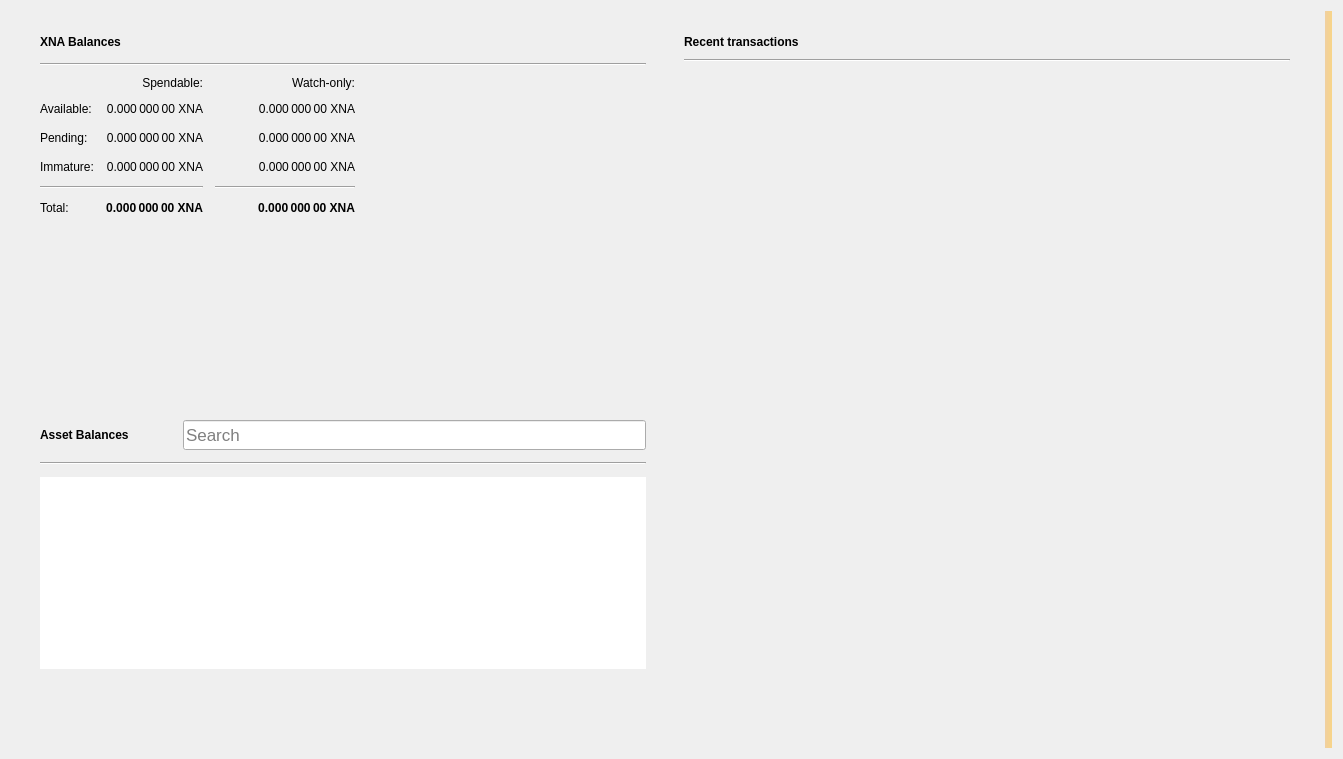
<?xml version="1.0" encoding="UTF-8"?>
<ui version="4.0">
 <class>OverviewPage</class>
 <widget class="QWidget" name="OverviewPage">
  <property name="geometry">
   <rect>
    <x>0</x>
    <y>0</y>
    <width>1343</width>
    <height>759</height>
   </rect>
  </property>
  <property name="minimumSize">
   <size>
    <width>760</width>
    <height>0</height>
   </size>
  </property>
  <property name="windowTitle">
   <string>Form</string>
  </property>
  <property name="autoFillBackground">
   <bool>false</bool>
  </property>
  <layout class="QGridLayout" name="gridLayout_3">
   <item row="0" column="1">
    <layout class="QVBoxLayout" name="verticalLayout_7">
     <property name="spacing">
      <number>0</number>
     </property>
     <property name="leftMargin">
      <number>0</number>
     </property>
     <property name="topMargin">
      <number>0</number>
     </property>
     <property name="rightMargin">
      <number>0</number>
     </property>
     <property name="bottomMargin">
      <number>0</number>
     </property>
     <item>
      <layout class="QHBoxLayout" name="horizontalLayout" stretch="0,0">
       <property name="spacing">
        <number>20</number>
       </property>
       <property name="sizeConstraint">
        <enum>QLayout::SetMinAndMaxSize</enum>
       </property>
       <property name="leftMargin">
        <number>20</number>
       </property>
       <property name="topMargin">
        <number>20</number>
       </property>
       <property name="rightMargin">
        <number>20</number>
       </property>
       <property name="bottomMargin">
        <number>20</number>
       </property>
       <item>
        <layout class="QVBoxLayout" name="verticalLayout_2">
         <property name="spacing">
          <number>0</number>
         </property>
         <property name="rightMargin">
          <number>0</number>
         </property>
         <item>
          <widget class="QFrame" name="frame">
           <property name="sizePolicy">
            <sizepolicy hsizetype="Preferred" vsizetype="Preferred">
             <horstretch>0</horstretch>
             <verstretch>0</verstretch>
            </sizepolicy>
           </property>
           <property name="minimumSize">
            <size>
             <width>350</width>
             <height>180</height>
            </size>
           </property>
           <property name="frameShape">
            <enum>QFrame::NoFrame</enum>
           </property>
           <property name="frameShadow">
            <enum>QFrame::Raised</enum>
           </property>
           <property name="lineWidth">
            <number>5</number>
           </property>
           <layout class="QVBoxLayout" name="verticalLayout_4">
            <property name="spacing">
             <number>10</number>
            </property>
            <property name="topMargin">
             <number>0</number>
            </property>
            <property name="bottomMargin">
             <number>0</number>
            </property>
            <item>
             <layout class="QHBoxLayout" name="horizontalLayout_4">
              <property name="spacing">
               <number>6</number>
              </property>
              <item>
               <widget class="QLabel" name="xnaBalancesLabel">
                <property name="font">
                 <font>
                  <weight>75</weight>
                  <bold>true</bold>
                 </font>
                </property>
                <property name="text">
                 <string>XNA Balances</string>
                </property>
               </widget>
              </item>
              <item>
               <widget class="QPushButton" name="labelWalletStatus">
                <property name="enabled">
                 <bool>true</bool>
                </property>
                <property name="maximumSize">
                 <size>
                  <width>30</width>
                  <height>16777215</height>
                 </size>
                </property>
                <property name="toolTip">
                 <string>The displayed information may be out of date. Your wallet automatically synchronizes with the Neurai network after a connection is established, but this process has not completed yet.</string>
                </property>
                <property name="text">
                 <string/>
                </property>
                <property name="icon">
                 <iconset>
                  <normaloff>:/icons/warning</normaloff>
                  <disabledoff>:/icons/warning</disabledoff>:/icons/warning</iconset>
                </property>
                <property name="iconSize">
                 <size>
                  <width>24</width>
                  <height>24</height>
                 </size>
                </property>
                <property name="flat">
                 <bool>true</bool>
                </property>
               </widget>
              </item>
              <item>
               <spacer name="horizontalSpacer_3">
                <property name="orientation">
                 <enum>Qt::Horizontal</enum>
                </property>
                <property name="sizeHint" stdset="0">
                 <size>
                  <width>40</width>
                  <height>20</height>
                 </size>
                </property>
               </spacer>
              </item>
             </layout>
            </item>
            <item>
             <widget class="Line" name="line_2">
              <property name="orientation">
               <enum>Qt::Horizontal</enum>
              </property>
             </widget>
            </item>
            <item>
             <layout class="QGridLayout" name="gridLayout">
              <property name="bottomMargin">
               <number>5</number>
              </property>
              <property name="spacing">
               <number>12</number>
              </property>
              <item row="3" column="2">
               <widget class="QLabel" name="labelWatchImmature">
                <property name="font">
                 <font>
                  <weight>50</weight>
                  <bold>false</bold>
                 </font>
                </property>
                <property name="cursor">
                 <cursorShape>IBeamCursor</cursorShape>
                </property>
                <property name="toolTip">
                 <string>Mined balance in watch-only addresses that has not yet matured</string>
                </property>
                <property name="text">
                 <string notr="true">0.000 000 00 XNA</string>
                </property>
                <property name="alignment">
                 <set>Qt::AlignRight|Qt::AlignTrailing|Qt::AlignVCenter</set>
                </property>
                <property name="textInteractionFlags">
                 <set>Qt::LinksAccessibleByMouse|Qt::TextSelectableByKeyboard|Qt::TextSelectableByMouse</set>
                </property>
               </widget>
              </item>
              <item row="2" column="3">
               <spacer name="horizontalSpacer_2">
                <property name="orientation">
                 <enum>Qt::Horizontal</enum>
                </property>
                <property name="sizeHint" stdset="0">
                 <size>
                  <width>40</width>
                  <height>20</height>
                 </size>
                </property>
               </spacer>
              </item>
              <item row="1" column="0">
               <widget class="QLabel" name="labelBalanceText">
                <property name="text">
                 <string>Available:</string>
                </property>
               </widget>
              </item>
              <item row="1" column="2">
               <widget class="QLabel" name="labelWatchAvailable">
                <property name="font">
                 <font>
                  <weight>50</weight>
                  <bold>false</bold>
                 </font>
                </property>
                <property name="cursor">
                 <cursorShape>IBeamCursor</cursorShape>
                </property>
                <property name="toolTip">
                 <string>Your current balance in watch-only addresses</string>
                </property>
                <property name="text">
                 <string notr="true">0.000 000 00 XNA</string>
                </property>
                <property name="alignment">
                 <set>Qt::AlignRight|Qt::AlignTrailing|Qt::AlignVCenter</set>
                </property>
                <property name="textInteractionFlags">
                 <set>Qt::LinksAccessibleByMouse|Qt::TextSelectableByKeyboard|Qt::TextSelectableByMouse</set>
                </property>
               </widget>
              </item>
              <item row="2" column="1">
               <widget class="QLabel" name="labelUnconfirmed">
                <property name="font">
                 <font>
                  <weight>50</weight>
                  <bold>false</bold>
                 </font>
                </property>
                <property name="cursor">
                 <cursorShape>IBeamCursor</cursorShape>
                </property>
                <property name="toolTip">
                 <string>Total of transactions that have yet to be confirmed, and do not yet count toward the spendable balance</string>
                </property>
                <property name="text">
                 <string notr="true">0.000 000 00 XNA</string>
                </property>
                <property name="alignment">
                 <set>Qt::AlignRight|Qt::AlignTrailing|Qt::AlignVCenter</set>
                </property>
                <property name="textInteractionFlags">
                 <set>Qt::LinksAccessibleByMouse|Qt::TextSelectableByKeyboard|Qt::TextSelectableByMouse</set>
                </property>
               </widget>
              </item>
              <item row="4" column="2">
               <widget class="Line" name="lineWatchBalance">
                <property name="sizePolicy">
                 <sizepolicy hsizetype="Preferred" vsizetype="Fixed">
                  <horstretch>0</horstretch>
                  <verstretch>0</verstretch>
                 </sizepolicy>
                </property>
                <property name="minimumSize">
                 <size>
                  <width>140</width>
                  <height>0</height>
                 </size>
                </property>
                <property name="orientation">
                 <enum>Qt::Horizontal</enum>
                </property>
               </widget>
              </item>
              <item row="0" column="1">
               <widget class="QLabel" name="labelSpendable">
                <property name="text">
                 <string>Spendable:</string>
                </property>
                <property name="alignment">
                 <set>Qt::AlignRight|Qt::AlignTrailing|Qt::AlignVCenter</set>
                </property>
               </widget>
              </item>
              <item row="3" column="0">
               <widget class="QLabel" name="labelImmatureText">
                <property name="text">
                 <string>Immature:</string>
                </property>
               </widget>
              </item>
              <item row="5" column="2">
               <widget class="QLabel" name="labelWatchTotal">
                <property name="font">
                 <font>
                  <weight>75</weight>
                  <bold>true</bold>
                 </font>
                </property>
                <property name="cursor">
                 <cursorShape>IBeamCursor</cursorShape>
                </property>
                <property name="toolTip">
                 <string>Current total balance in watch-only addresses</string>
                </property>
                <property name="text">
                 <string notr="true">0.000 000 00 XNA</string>
                </property>
                <property name="alignment">
                 <set>Qt::AlignRight|Qt::AlignTrailing|Qt::AlignVCenter</set>
                </property>
                <property name="textInteractionFlags">
                 <set>Qt::LinksAccessibleByMouse|Qt::TextSelectableByKeyboard|Qt::TextSelectableByMouse</set>
                </property>
               </widget>
              </item>
              <item row="4" column="0" colspan="2">
               <widget class="Line" name="line">
                <property name="orientation">
                 <enum>Qt::Horizontal</enum>
                </property>
               </widget>
              </item>
              <item row="0" column="2">
               <widget class="QLabel" name="labelWatchonly">
                <property name="text">
                 <string>Watch-only:</string>
                </property>
                <property name="alignment">
                 <set>Qt::AlignRight|Qt::AlignTrailing|Qt::AlignVCenter</set>
                </property>
               </widget>
              </item>
              <item row="5" column="1">
               <widget class="QLabel" name="labelTotal">
                <property name="font">
                 <font>
                  <weight>75</weight>
                  <bold>true</bold>
                 </font>
                </property>
                <property name="cursor">
                 <cursorShape>IBeamCursor</cursorShape>
                </property>
                <property name="toolTip">
                 <string>Your current total balance</string>
                </property>
                <property name="text">
                 <string notr="true">0.000 000 00 XNA</string>
                </property>
                <property name="alignment">
                 <set>Qt::AlignRight|Qt::AlignTrailing|Qt::AlignVCenter</set>
                </property>
                <property name="textInteractionFlags">
                 <set>Qt::LinksAccessibleByMouse|Qt::TextSelectableByKeyboard|Qt::TextSelectableByMouse</set>
                </property>
               </widget>
              </item>
              <item row="1" column="1">
               <widget class="QLabel" name="labelBalance">
                <property name="font">
                 <font>
                  <weight>50</weight>
                  <bold>false</bold>
                 </font>
                </property>
                <property name="cursor">
                 <cursorShape>IBeamCursor</cursorShape>
                </property>
                <property name="toolTip">
                 <string>Your current spendable balance</string>
                </property>
                <property name="text">
                 <string notr="true">0.000 000 00 XNA</string>
                </property>
                <property name="alignment">
                 <set>Qt::AlignRight|Qt::AlignTrailing|Qt::AlignVCenter</set>
                </property>
                <property name="textInteractionFlags">
                 <set>Qt::LinksAccessibleByMouse|Qt::TextSelectableByKeyboard|Qt::TextSelectableByMouse</set>
                </property>
               </widget>
              </item>
              <item row="2" column="0">
               <widget class="QLabel" name="labelPendingText">
                <property name="text">
                 <string>Pending:</string>
                </property>
               </widget>
              </item>
              <item row="5" column="0">
               <widget class="QLabel" name="labelTotalText">
                <property name="text">
                 <string>Total:</string>
                </property>
               </widget>
              </item>
              <item row="3" column="1">
               <widget class="QLabel" name="labelImmature">
                <property name="font">
                 <font>
                  <weight>50</weight>
                  <bold>false</bold>
                 </font>
                </property>
                <property name="cursor">
                 <cursorShape>IBeamCursor</cursorShape>
                </property>
                <property name="toolTip">
                 <string>Mined balance that has not yet matured</string>
                </property>
                <property name="text">
                 <string notr="true">0.000 000 00 XNA</string>
                </property>
                <property name="alignment">
                 <set>Qt::AlignRight|Qt::AlignTrailing|Qt::AlignVCenter</set>
                </property>
                <property name="textInteractionFlags">
                 <set>Qt::LinksAccessibleByMouse|Qt::TextSelectableByKeyboard|Qt::TextSelectableByMouse</set>
                </property>
               </widget>
              </item>
              <item row="2" column="2">
               <widget class="QLabel" name="labelWatchPending">
                <property name="font">
                 <font>
                  <weight>50</weight>
                  <bold>false</bold>
                 </font>
                </property>
                <property name="cursor">
                 <cursorShape>IBeamCursor</cursorShape>
                </property>
                <property name="toolTip">
                 <string>Unconfirmed transactions to watch-only addresses</string>
                </property>
                <property name="text">
                 <string notr="true">0.000 000 00 XNA</string>
                </property>
                <property name="alignment">
                 <set>Qt::AlignRight|Qt::AlignTrailing|Qt::AlignVCenter</set>
                </property>
                <property name="textInteractionFlags">
                 <set>Qt::LinksAccessibleByMouse|Qt::TextSelectableByKeyboard|Qt::TextSelectableByMouse</set>
                </property>
               </widget>
              </item>
             </layout>
            </item>
           </layout>
          </widget>
         </item>
         <item>
          <widget class="QWidget" name="assetVerticalSpaceWidget2" native="true">
           <property name="autoFillBackground">
            <bool>false</bool>
           </property>
           <layout class="QVBoxLayout" name="verticalLayout_6">
            <item>
             <spacer name="verticalSpacer_4">
              <property name="orientation">
               <enum>Qt::Vertical</enum>
              </property>
              <property name="sizeType">
               <enum>QSizePolicy::MinimumExpanding</enum>
              </property>
              <property name="sizeHint" stdset="0">
               <size>
                <width>20</width>
                <height>10</height>
               </size>
              </property>
             </spacer>
            </item>
           </layout>
          </widget>
         </item>
         <item>
          <widget class="QFrame" name="assetFrame">
           <property name="minimumSize">
            <size>
             <width>350</width>
             <height>150</height>
            </size>
           </property>
           <property name="autoFillBackground">
            <bool>true</bool>
           </property>
           <property name="frameShape">
            <enum>QFrame::NoFrame</enum>
           </property>
           <property name="frameShadow">
            <enum>QFrame::Plain</enum>
           </property>
           <property name="lineWidth">
            <number>0</number>
           </property>
           <layout class="QVBoxLayout" name="verticalLayout_5">
            <property name="spacing">
             <number>12</number>
            </property>
            <item>
             <layout class="QHBoxLayout" name="assetBalanceHorizontalLayout">
              <item alignment="Qt::AlignVCenter">
               <widget class="QLabel" name="assetBalanceLabel">
                <property name="font">
                 <font>
                  <weight>75</weight>
                  <bold>true</bold>
                 </font>
                </property>
                <property name="text">
                 <string>Asset Balances</string>
                </property>
               </widget>
              </item>
              <item>
               <widget class="QPushButton" name="labelAssetStatus">
                <property name="enabled">
                 <bool>true</bool>
                </property>
                <property name="maximumSize">
                 <size>
                  <width>30</width>
                  <height>16777215</height>
                 </size>
                </property>
                <property name="toolTip">
                 <string>The displayed information may be out of date. Your wallet automatically synchronizes with the Neurai network after a connection is established, but this process has not completed yet.</string>
                </property>
                <property name="text">
                 <string/>
                </property>
                <property name="icon">
                 <iconset>
                  <normaloff>:/icons/warning</normaloff>
                  <disabledoff>:/icons/warning</disabledoff>:/icons/warning</iconset>
                </property>
                <property name="iconSize">
                 <size>
                  <width>24</width>
                  <height>24</height>
                 </size>
                </property>
                <property name="flat">
                 <bool>true</bool>
                </property>
               </widget>
              </item>
              <item alignment="Qt::AlignBottom">
               <widget class="QLineEdit" name="assetSearch">
                <property name="sizePolicy">
                 <sizepolicy hsizetype="Expanding" vsizetype="Preferred">
                  <horstretch>0</horstretch>
                  <verstretch>0</verstretch>
                 </sizepolicy>
                </property>
                <property name="minimumSize">
                 <size>
                  <width>0</width>
                  <height>30</height>
                 </size>
                </property>
                <property name="maximumSize">
                 <size>
                  <width>16777215</width>
                  <height>30</height>
                 </size>
                </property>
                <property name="sizeIncrement">
                 <size>
                  <width>0</width>
                  <height>0</height>
                 </size>
                </property>
                <property name="baseSize">
                 <size>
                  <width>0</width>
                  <height>0</height>
                 </size>
                </property>
                <property name="font">
                 <font>
                  <pointsize>13</pointsize>
                 </font>
                </property>
                <property name="maxLength">
                 <number>32</number>
                </property>
                <property name="frame">
                 <bool>true</bool>
                </property>
                <property name="alignment">
                 <set>Qt::AlignLeading|Qt::AlignLeft|Qt::AlignVCenter</set>
                </property>
                <property name="placeholderText">
                 <string>Search</string>
                </property>
                <property name="clearButtonEnabled">
                 <bool>true</bool>
                </property>
               </widget>
              </item>
             </layout>
            </item>
            <item>
             <widget class="Line" name="assetBalanceLine">
              <property name="orientation">
               <enum>Qt::Horizontal</enum>
              </property>
             </widget>
            </item>
            <item>
             <widget class="QListView" name="listAssets">
              <property name="frameShape">
               <enum>QFrame::NoFrame</enum>
              </property>
              <property name="lineWidth">
               <number>0</number>
              </property>
              <property name="verticalScrollMode">
               <enum>QAbstractItemView::ScrollPerItem</enum>
              </property>
             </widget>
            </item>
            <item>
             <widget class="QWidget" name="assetVerticalSpaceWidget" native="true">
              <property name="autoFillBackground">
               <bool>false</bool>
              </property>
              <layout class="QVBoxLayout" name="verticalLayout">
               <item>
                <spacer name="verticalSpacer_3">
                 <property name="orientation">
                  <enum>Qt::Vertical</enum>
                 </property>
                 <property name="sizeHint" stdset="0">
                  <size>
                   <width>20</width>
                   <height>20</height>
                  </size>
                 </property>
                </spacer>
               </item>
              </layout>
             </widget>
            </item>
           </layout>
          </widget>
         </item>
        </layout>
       </item>
       <item>
        <layout class="QVBoxLayout" name="verticalLayout_3">
         <property name="spacing">
          <number>20</number>
         </property>
         <property name="leftMargin">
          <number>0</number>
         </property>
         <item>
          <widget class="QFrame" name="frame_2">
           <property name="sizePolicy">
            <sizepolicy hsizetype="Preferred" vsizetype="Preferred">
             <horstretch>0</horstretch>
             <verstretch>0</verstretch>
            </sizepolicy>
           </property>
           <property name="minimumSize">
            <size>
             <width>350</width>
             <height>0</height>
            </size>
           </property>
           <property name="sizeIncrement">
            <size>
             <width>0</width>
             <height>300</height>
            </size>
           </property>
           <property name="frameShape">
            <enum>QFrame::NoFrame</enum>
           </property>
           <property name="frameShadow">
            <enum>QFrame::Plain</enum>
           </property>
           <property name="lineWidth">
            <number>0</number>
           </property>
           <layout class="QGridLayout" name="gridLayout_2">
            <property name="topMargin">
             <number>0</number>
            </property>
            <property name="horizontalSpacing">
             <number>12</number>
            </property>
            <item row="0" column="0">
             <layout class="QHBoxLayout" name="horizontalLayout_2">
              <property name="spacing">
               <number>6</number>
              </property>
              <item>
               <widget class="QLabel" name="recentTransactionsLabel">
                <property name="font">
                 <font>
                  <weight>75</weight>
                  <bold>true</bold>
                 </font>
                </property>
                <property name="text">
                 <string>Recent transactions</string>
                </property>
               </widget>
              </item>
              <item>
               <widget class="QPushButton" name="labelTransactionsStatus">
                <property name="enabled">
                 <bool>true</bool>
                </property>
                <property name="maximumSize">
                 <size>
                  <width>30</width>
                  <height>16777215</height>
                 </size>
                </property>
                <property name="toolTip">
                 <string>The displayed information may be out of date. Your wallet automatically synchronizes with the Neurai network after a connection is established, but this process has not completed yet.</string>
                </property>
                <property name="text">
                 <string/>
                </property>
                <property name="icon">
                 <iconset>
                  <normaloff>:/icons/warning</normaloff>
                  <disabledoff>:/icons/warning</disabledoff>:/icons/warning</iconset>
                </property>
                <property name="iconSize">
                 <size>
                  <width>24</width>
                  <height>24</height>
                 </size>
                </property>
                <property name="flat">
                 <bool>true</bool>
                </property>
               </widget>
              </item>
              <item>
               <spacer name="horizontalSpacer">
                <property name="orientation">
                 <enum>Qt::Horizontal</enum>
                </property>
                <property name="sizeHint" stdset="0">
                 <size>
                  <width>40</width>
                  <height>20</height>
                 </size>
                </property>
               </spacer>
              </item>
             </layout>
            </item>
            <item row="2" column="0">
             <widget class="QListView" name="listTransactions">
              <property name="styleSheet">
               <string notr="true">QListView { background: transparent; }</string>
              </property>
              <property name="frameShape">
               <enum>QFrame::NoFrame</enum>
              </property>
              <property name="verticalScrollBarPolicy">
               <enum>Qt::ScrollBarAlwaysOff</enum>
              </property>
              <property name="horizontalScrollBarPolicy">
               <enum>Qt::ScrollBarAlwaysOff</enum>
              </property>
              <property name="selectionMode">
               <enum>QAbstractItemView::NoSelection</enum>
              </property>
             </widget>
            </item>
            <item row="1" column="0">
             <widget class="Line" name="line_3">
              <property name="orientation">
               <enum>Qt::Horizontal</enum>
              </property>
             </widget>
            </item>
           </layout>
          </widget>
         </item>
        </layout>
       </item>
      </layout>
     </item>
    </layout>
   </item>
   <item row="0" column="3">
    <widget class="QLabel" name="labelAlerts">
     <property name="visible">
      <bool>true</bool>
     </property>
     <property name="styleSheet">
      <string notr="true">QLabel { background-color: qlineargradient(x1: 0, y1: 0, x2: 1, y2: 0, stop:0 #F0D0A0, stop:1 #F8D488); color:#000000; }</string>
     </property>
     <property name="wordWrap">
      <bool>true</bool>
     </property>
     <property name="margin">
      <number>3</number>
     </property>
     <property name="textInteractionFlags">
      <set>Qt::TextSelectableByMouse</set>
     </property>
    </widget>
   </item>
  </layout>
 </widget>
 <resources/>
 <connections/>
</ui>
